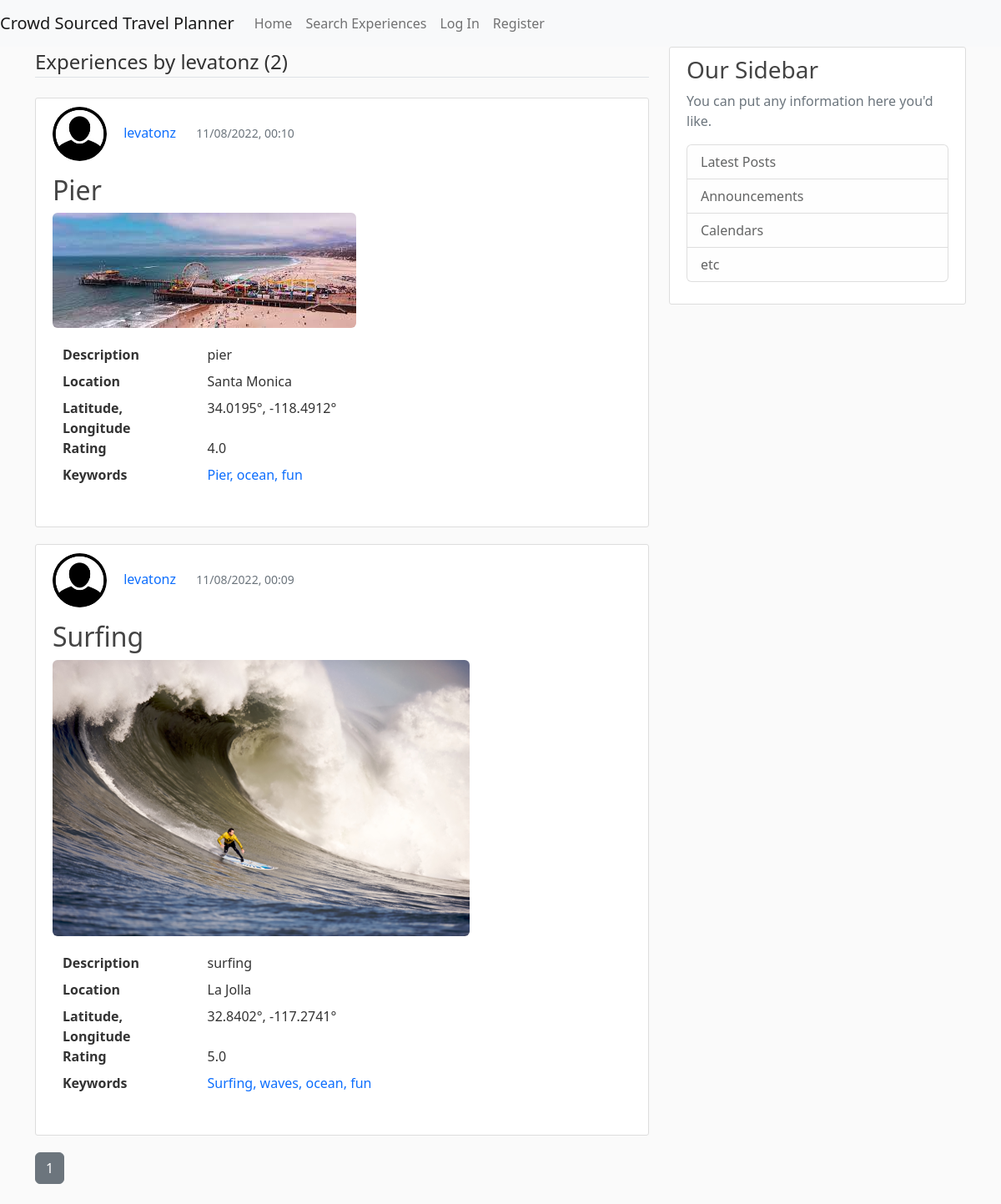
Screenshot of /user/levatonz with the database file from the repository.
### CrowdSourcedTravelPlanner/models.py (models this page shows, shortened)
class User(db.Model, UserMixin):
    id = db.Column(db.Integer, primary_key=True)
    username = db.Column(db.String(20), unique=True, nullable=False)
    email = db.Column(db.String(120), unique=True, nullable=False)
    image_file = db.Column(db.String(20), nullable=False, default='default.jpg')
    password = db.Column(db.String(60), nullable=False)
    date_account_created = db.Column(db.DateTime, nullable=False, default=datetime.utcnow)
    experiences = db.relationship('Experience', backref='author', lazy=True)
    trips = db.relationship('Trip', backref='author', lazy=True)
    location = db.Column(db.String(100), nullable=True, default="")
    latitude = db.Column(db.Float, nullable=True)  # Temporarily nullable for now while I'm testing
    longitude = db.Column(db.Float, nullable=True)  # Re-evaluate later
    sort = db.Column(db.String(20), nullable=True, default='recent')

class Experience(db.Model):
    id = db.Column(db.Integer, primary_key=True)
    title = db.Column(db.String(100), nullable=False)
    description = db.Column(db.Text, nullable=False)
    location = db.Column(db.String(100), nullable=False)
    rating = db.Column(db.Float, nullable=False)
    date_posted = db.Column(db.DateTime, nullable=False, default=datetime.utcnow)
    image_file = db.Column(db.String(20), nullable=False, default='default.jpg')
    user_id = db.Column(db.Integer, db.ForeignKey('user.id'), nullable=False)
    latitude = db.Column(db.Float, nullable=True)  # Temporarily nullable for now while I'm testing
    longitude = db.Column(db.Float, nullable=True)  # Re-evaluate later
    keywords = db.relationship('Keyword', order_by=Keyword.id, back_populates='experience')

class Keyword(db.Model):
    __tablename__ = "keywords"
    id = db.Column(db.Integer, primary_key=True)
    keyword_text = db.Column(db.String, nullable=False)
    experience_id = db.Column(db.Integer, db.ForeignKey('experience.id'))
    experience = db.relationship("Experience", back_populates="keywords")

### CrowdSourcedTravelPlanner/routes.py (the view)
@app.route("/user/<string:username>")
def user_experiences(username):
    page = request.args.get('page', 1, type=int)
    user = User.query.filter_by(username=username).first_or_404()
    experiences = Experience.query.filter_by(author=user) \
        .order_by(Experience.date_posted.desc()) \
        .paginate(page=page, per_page=5)
    return render_template('user_experiences.html', experiences=experiences, user=user)

### CrowdSourcedTravelPlanner/templates/user_experiences.html
{% extends "pageLayout.html" %}
{% block content %}
    <legend class="border-bottom mb-4">Experiences by {{ user.username }} ({{ experiences.total }})</legend>
    {% for experience in experiences.items %}
        <article class="media content-section">
            <div class="media-body">
                <ul>
                    <li style="display:inline-block;">
                        <a href="{{ url_for('user_experiences', username=experience.author.username) }}">
                            <img class="rounded-circle article-img"
                                 src="{{ url_for('static', filename='profile_pics/' + experience.author.image_file) }}">
                        </a>
                    </li>
                    <li style="display:inline-block;">
                        <a class="mr-2 text-decoration-none" href="{{ url_for('user_experiences', username=experience.author.username) }}">{{ experience.author.username }}</a>
                    </li>
                    <li style="display:inline-block; padding-left: 20px;">
                        <small class="text-muted ">{{ experience.date_posted.strftime('%m/%d/%Y, %H:%M') }}</small>
                    </li>
                </ul>
                <h2><a class="article-title text-decoration-none"
                       href="{{ url_for('experience', experience_id=experience.id) }}">{{ experience.title }}</a></h2>
                <a href="{{ url_for('experience', experience_id=experience.id) }}">
                    <img class="img-rounded"
                         src="{{ url_for('static', filename='experience_pics/' + experience.image_file) }}">
                </a>
                <div class="container" style="margin-top: 20px;">
                    <dl class="row">
                        <dt class="col-sm-3">Description</dt>
                        <dd class="col-sm-9">{{ experience.description }}</dd>
                        <dt class="col-sm-3">Location</dt>
                        <dd class="col-sm-9">{{ experience.location }}</dd>
                        <dt class="col-sm-3">Latitude, Longitude</dt>
                        <dd class="col-sm-9">
                            {% if experience.latitude != -200 and experience.longitude != -200 %}
                                {{ experience.latitude }}°, {{ experience.longitude }}°
                            {% else %}
                                Latitude and Longitude not found for this location.
                            {% endif %}
                        </dd>
                        <dt class="col-sm-3">Rating</dt>
                        <dd class="col-sm-9">{{ experience.rating }}</dd>
                        <dt class="col-sm-3">Keywords</dt>
                        <dd class="col-sm-9">
                            {% if experience.keywords|length == 1 %}
                                <ul>
                                    <li style="display:inline-block;">
                                        <a class="mr-2 text-decoration-none" href="{{ url_for('keyword', keyword_text=experience.keywords[0].keyword_text) }}">{{ experience.keywords[0].keyword_text }}</a>
                                    </li>
                                </ul>
                            {% elif experience.keywords|length > 1 %}
                                <ul>
                                    {% for keyword in experience.keywords[:-1] %}
                                        <li style="display:inline-block;">
                                            <a class="mr-2 text-decoration-none" href="{{ url_for('keyword', keyword_text=keyword.keyword_text) }}">{{ keyword.keyword_text }}, </a>
                                        </li>
                                    {% endfor %}
                                    <li style="display:inline-block;">
                                        <a class="mr-2 text-decoration-none" href="{{ url_for('keyword', keyword_text=experience.keywords[-1].keyword_text) }}">{{ experience.keywords[-1].keyword_text }}</a>
                                    </li>
                                </ul>
                            {% endif %}
                        </dd>
                    </dl>
                </div>
            </div>
        </article>
    {% endfor %}
    {% for page_num in experiences.iter_pages() %}
        {% if page_num %}
            {% if experiences.page == page_num %}
                <a class="btn btn-secondary mb-4" href="{{ url_for('user_experiences', username=user.username, page=page_num) }}">{{ page_num }}</a>
            {% else %}
                <a class="btn btn-outline-secondary mb-4" href="{{ url_for('user_experiences', username=user.username, page=page_num) }}">{{ page_num }}</a>
            {% endif %}
        {% else %}
            ...
        {% endif %}
    {% endfor %}
{% endblock content %}}

### CrowdSourcedTravelPlanner/static/user_experiences.css (style rules this page uses)
body { background: #fafafa; color: #333333; }
h1, h2, h3, h4, h5, h6 { color: #444444; }
.content-section { background: #ffffff; padding: 10px 20px; border: 1px solid #dddddd; border-radius: 3px; margin-bottom: 20px; }
.article-title { color: #444444; }
.article-img { height: 65px; width: 65px; margin-right: 16px; }
.img-rounded { border-radius:6px; }
ul { list-style: none; padding-left: 0; }

### rows the page displays
User: username "levatonz"
Experience: image_file (placeholder picture), author.username "levatonz", date_posted "11/08/2022, 00:10", title "Pier", image_file (picture), description "pier", location "Santa Monica", latitude "34.0195", longitude "-118.4912", rating "4.0", keyword_text "fun"
Keyword: keyword_text "Pier"
Keyword: keyword_text "ocean"
Experience: image_file (placeholder picture), author.username "levatonz", date_posted "11/08/2022, 00:09", title "Surfing", image_file (picture), description "surfing", location "La Jolla", latitude "32.8402", longitude "-117.2741", rating "5.0", keyword_text "fun"
Keyword: keyword_text "Surfing"
Keyword: keyword_text "waves"
Keyword: keyword_text "ocean"

### other values shown
{{ experiences.total }} "2"
{{ page_num }} "1"
